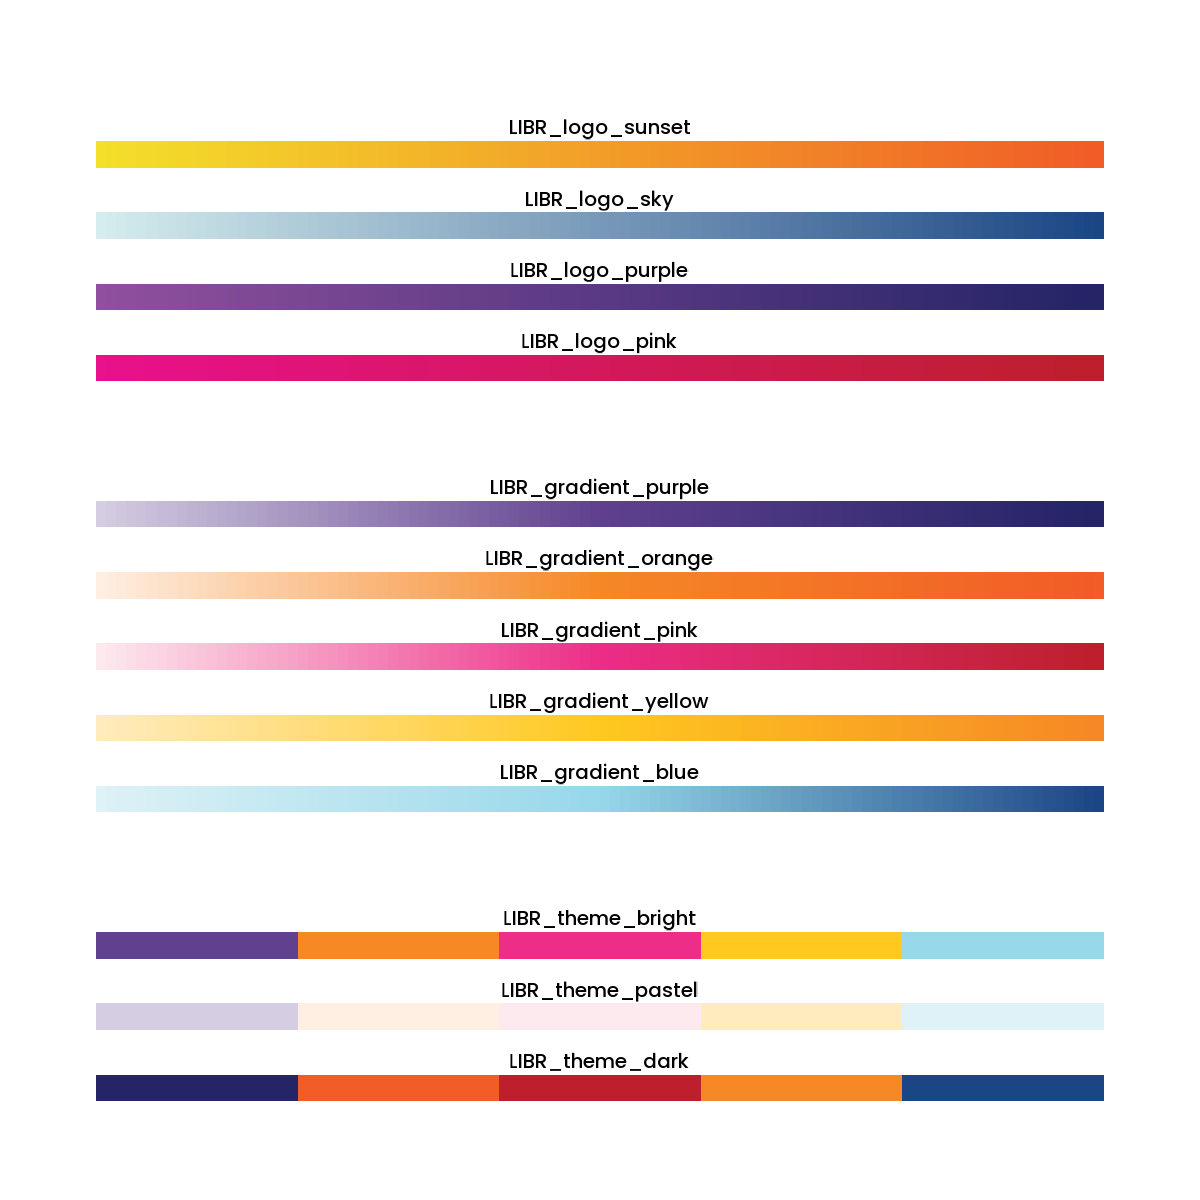

This chart was generated by the following R code:
library(showtext)
library(ggplot2)
library(scales)
library(patchwork)

font_add("Poppins", "fonts/poppins-v21-latin-500.ttf")
showtext_auto()


# Define your palettes
LIBR_logo_sunset <- c("#F4E02B","#F15C27")
LIBR_logo_sky <- c("#D5EDEE", "#1B4685")
LIBR_logo_purple <- c("#90509F", "#242467")
LIBR_logo_pink <- c("#EA118C", "#BD202C")
LIBR_theme_dark <- c("#242467", "#F15C27", "#BD202C", "#F68826", "#1B4685")
LIBR_theme_bright <- c("#60408F", "#F68826", "#ED2D87", "#FFC920", "#97D8EB")
LIBR_theme_pastel <- c("#D5CDE2", "#FFEFE2", "#FDEAEF", "#FFECBE", "#DEF2F7")
LIBR_gradient_purple <- c("#D5CDE2", "#60408F",  "#242467")
LIBR_gradient_orange <- c("#FFEFE2", "#F68826", "#F15C27")
LIBR_gradient_pink <- c("#FDEAEF", "#ED2D87", "#BD202C")
LIBR_gradient_yellow <- c("#FFECBE", "#FFC920", "#F68826")
LIBR_gradient_blue <- c("#DEF2F7", "#97D8EB", "#1B4685")

# Function to create a plot for each palette
create_palette_plot <- function(my_palette, is_continuous = TRUE) {
  if(is_continuous){
    my_colors <- colorRampPalette(my_palette)(100)
  }else{
    my_colors <- my_palette
  }
  
  data <- data.frame(
    color = my_colors,
    x = 1:length(my_colors)
  )
  
  palette_name <- deparse(substitute(my_palette))
  
  ggplot(data, aes(x = x, y = 1, fill = color)) + 
    geom_tile(show.legend = FALSE) + 
    scale_fill_identity() + 
    theme_void() + 
    theme(plot.title = element_text(hjust = 0.5, size = 15, family = 'Poppins')) +
    ggtitle(palette_name)
}



# Display the final stacked plot
p <- plot_spacer() / create_palette_plot(LIBR_logo_sunset) / create_palette_plot(LIBR_logo_sky) / create_palette_plot(LIBR_logo_purple) / create_palette_plot(LIBR_logo_pink) / plot_spacer() / create_palette_plot(LIBR_gradient_purple) / create_palette_plot(LIBR_gradient_orange) / create_palette_plot(LIBR_gradient_pink) / create_palette_plot(LIBR_gradient_yellow) / create_palette_plot(LIBR_gradient_blue) / plot_spacer() / create_palette_plot(LIBR_theme_bright, is_continuous = F) / create_palette_plot(LIBR_theme_pastel, is_continuous = F) / create_palette_plot(LIBR_theme_dark, is_continuous = F) / plot_spacer()

p

ggsave('LIBR_Theme.png', p, width = 1200, height = 1200, units = "px")
